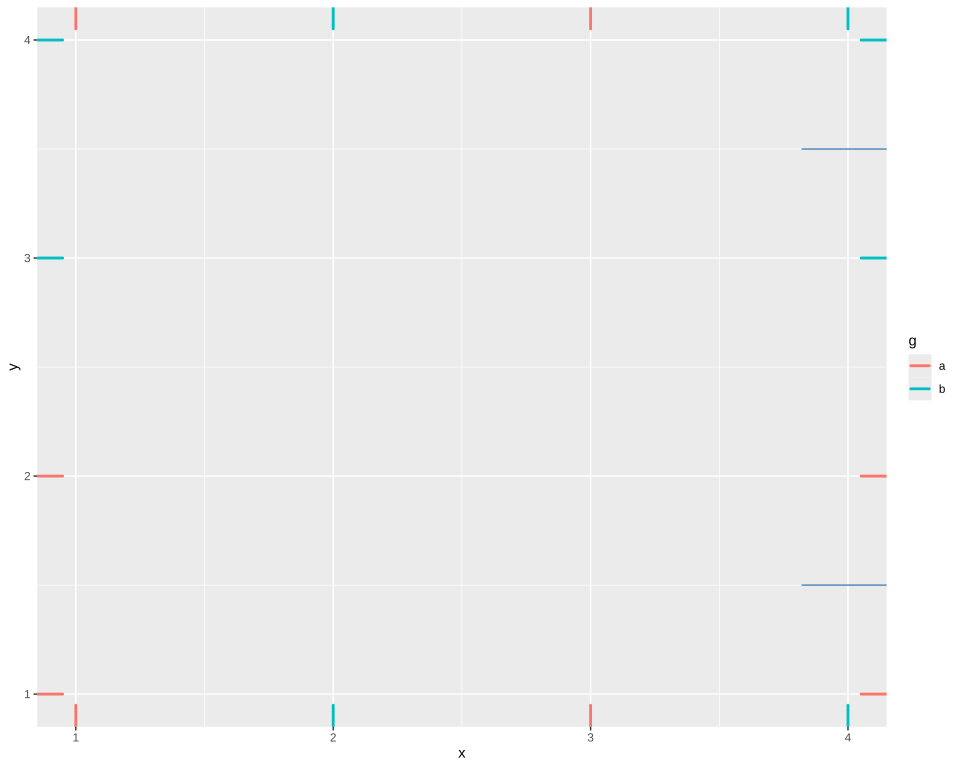

Write the R code that produced this figure.
# The plot test/golden/rug_sides.svg draws, drawn by ggplot2 itself, as ggplot2's own visual tests
# draw their snapshots: the independent check on that golden whenever it changes. The suite never
# runs this; it needs R, ggplot2 and vdiffr, saved as the Docker image giggly-r:ggplot2-4.0.3. From
# the repository's root:
#
#   docker run --rm -v "$PWD/test/golden":/golden:ro giggly-r:ggplot2-4.0.3 \
#     Rscript /golden/rug_sides.R > rug_sides.ggplot2.svg
#
# and compare the two drawings element by element, as test/golden/line_missing.R does.
#
# Rugs along all four sides, given in another order than ggplot2 draws them, their colour mapped
# so the legend's keys are a path's, with round ends a millimetre wide; and an annotated rug along
# the right alone, in no legend.
# First checked with ggplot2 4.0.3 and vdiffr 1.0.9: every element and clip path matches, the x
# axis drawn before the y as in test/golden/point.svg.

library(ggplot2)

df <- data.frame(x = c(1, 2, 3, 4), y = c(1, 3, 2, 4), g = c("a", "b", "a", "b"))
plot <- ggplot(df, aes(x, y, colour = g)) +
  geom_rug(sides = "lbrt", linewidth = 1, lineend = "round") +
  annotate("rug", y = c(1.5, 3.5), sides = "r", colour = "steelblue", length = unit(0.1, "npc")) +
  theme_gray()

file <- tempfile(fileext = ".svg")
vdiffr::write_svg(plot, file)
cat(readLines(file), sep = "\n")
